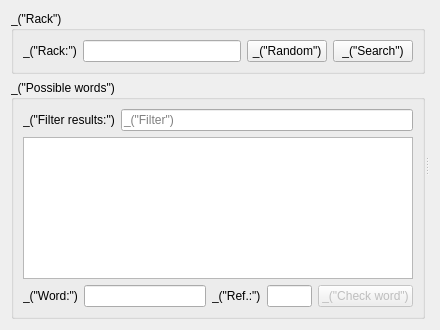
<?xml version="1.0" encoding="UTF-8"?>
<ui version="4.0">
 <class>ArbitrationWidget</class>
 <widget class="QWidget" name="ArbitrationWidget">
  <property name="geometry">
   <rect>
    <x>0</x>
    <y>0</y>
    <width>440</width>
    <height>330</height>
   </rect>
  </property>
  <layout class="QVBoxLayout" name="verticalLayout">
   <item>
    <widget class="QSplitter" name="splitter">
     <property name="orientation">
      <enum>Qt::Horizontal</enum>
     </property>
     <widget class="QWidget" name="layoutWidget">
      <layout class="QVBoxLayout" name="verticalLayout_5">
       <item>
        <widget class="QGroupBox" name="groupBox_3">
         <property name="title">
          <string>_(&quot;Rack&quot;)</string>
         </property>
         <layout class="QHBoxLayout" name="horizontalLayout_4">
          <item>
           <widget class="QLabel" name="label">
            <property name="text">
             <string>_(&quot;Rack:&quot;)</string>
            </property>
           </widget>
          </item>
          <item>
           <widget class="QLineEdit" name="lineEditRack">
            <property name="minimumSize">
             <size>
              <width>90</width>
              <height>0</height>
             </size>
            </property>
           </widget>
          </item>
          <item>
           <widget class="QPushButton" name="buttonRandom">
            <property name="text">
             <string>_(&quot;Random&quot;)</string>
            </property>
           </widget>
          </item>
          <item>
           <widget class="QPushButton" name="buttonSearch">
            <property name="text">
             <string>_(&quot;Search&quot;)</string>
            </property>
           </widget>
          </item>
         </layout>
        </widget>
       </item>
       <item>
        <widget class="QGroupBox" name="groupBox_2">
         <property name="title">
          <string>_(&quot;Possible words&quot;)</string>
         </property>
         <layout class="QVBoxLayout" name="verticalLayout_2">
          <item>
           <layout class="QHBoxLayout" name="horizontalLayout_2">
            <item>
             <widget class="QLabel" name="label_4">
              <property name="text">
               <string>_(&quot;Filter results:&quot;)</string>
              </property>
             </widget>
            </item>
            <item>
             <widget class="QLineEdit" name="lineEditFilter">
              <property name="placeholderText">
               <string>_(&quot;Filter&quot;)</string>
              </property>
             </widget>
            </item>
           </layout>
          </item>
          <item>
           <widget class="QTreeView" name="treeViewResults">
            <property name="editTriggers">
             <set>QAbstractItemView::NoEditTriggers</set>
            </property>
            <property name="alternatingRowColors">
             <bool>true</bool>
            </property>
            <property name="indentation">
             <number>0</number>
            </property>
            <property name="rootIsDecorated">
             <bool>false</bool>
            </property>
            <property name="sortingEnabled">
             <bool>true</bool>
            </property>
            <property name="allColumnsShowFocus">
             <bool>true</bool>
            </property>
           </widget>
          </item>
          <item>
           <layout class="QHBoxLayout" name="horizontalLayout_3">
            <item>
             <widget class="QLabel" name="label_2">
              <property name="text">
               <string>_(&quot;Word:&quot;)</string>
              </property>
             </widget>
            </item>
            <item>
             <widget class="QLineEdit" name="lineEditWord">
              <property name="minimumSize">
               <size>
                <width>60</width>
                <height>0</height>
               </size>
              </property>
             </widget>
            </item>
            <item>
             <widget class="QLabel" name="label_3">
              <property name="text">
               <string>_(&quot;Ref.:&quot;)</string>
              </property>
             </widget>
            </item>
            <item>
             <widget class="QLineEdit" name="lineEditCoords">
              <property name="sizePolicy">
               <sizepolicy hsizetype="Fixed" vsizetype="Fixed">
                <horstretch>0</horstretch>
                <verstretch>0</verstretch>
               </sizepolicy>
              </property>
              <property name="maximumSize">
               <size>
                <width>45</width>
                <height>16777215</height>
               </size>
              </property>
             </widget>
            </item>
            <item>
             <widget class="QPushButton" name="buttonCheck">
              <property name="enabled">
               <bool>false</bool>
              </property>
              <property name="text">
               <string>_(&quot;Check word&quot;)</string>
              </property>
             </widget>
            </item>
           </layout>
          </item>
         </layout>
        </widget>
       </item>
      </layout>
     </widget>
     <widget class="QWidget" name="verticalLayoutWidget">
      <layout class="QVBoxLayout" name="layoutAssignments"/>
     </widget>
    </widget>
   </item>
  </layout>
 </widget>
 <resources/>
 <connections/>
</ui>
